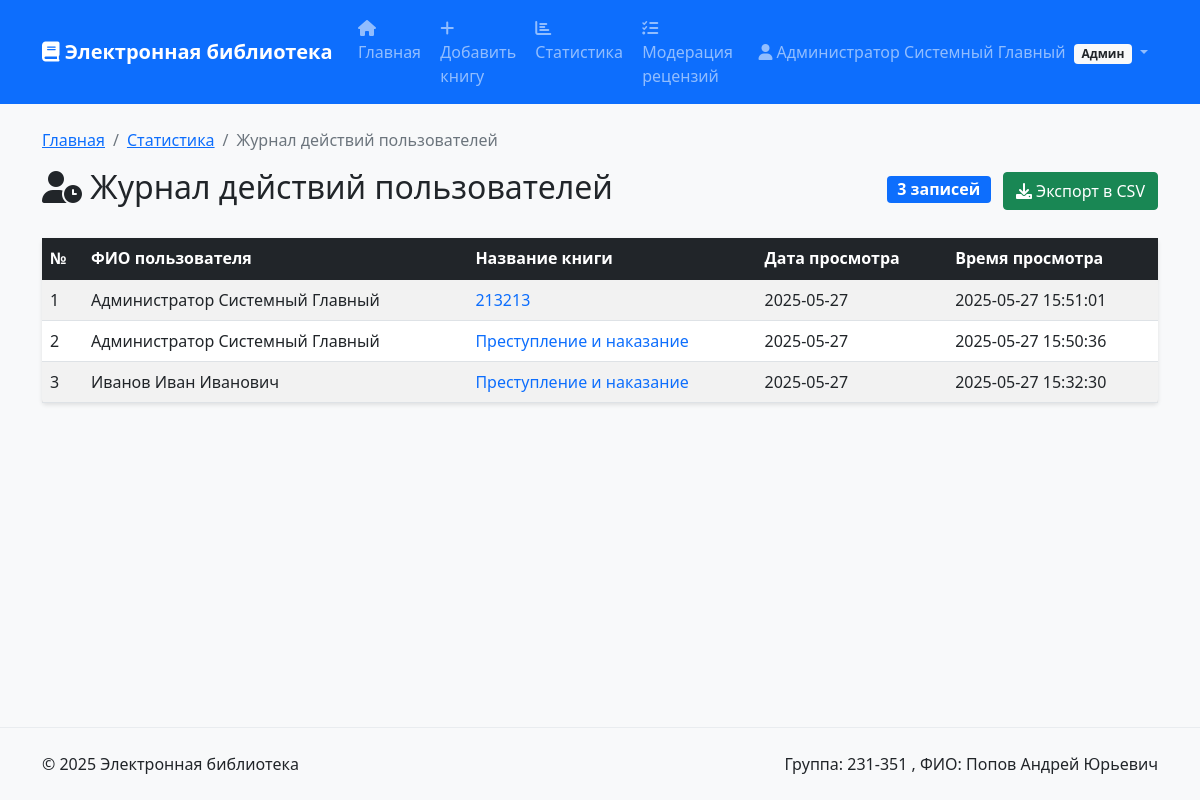
/statistics/user-actions (signed in), run on the app's committed database.
### tables this page shows
CREATE TABLE users (
            id INTEGER PRIMARY KEY AUTOINCREMENT,
            login TEXT NOT NULL UNIQUE,
            password_hash TEXT NOT NULL,
            last_name TEXT NOT NULL,
            first_name TEXT NOT NULL,
            middle_name TEXT,
            role_id INTEGER NOT NULL,
            FOREIGN KEY (role_id) REFERENCES roles(id)
        );

CREATE TABLE visit_history (
            id INTEGER PRIMARY KEY AUTOINCREMENT,
            user_id INTEGER,
            book_id INTEGER NOT NULL,
            visit_date DATE NOT NULL,
            visit_time TIMESTAMP DEFAULT CURRENT_TIMESTAMP,
            visit_count INTEGER DEFAULT 1,
            FOREIGN KEY (user_id) REFERENCES users(id),
            FOREIGN KEY (book_id) REFERENCES books(id) ON DELETE CASCADE,
            UNIQUE(user_id, book_id, visit_date)
        );

CREATE TABLE books (
            id INTEGER PRIMARY KEY AUTOINCREMENT,
            title TEXT NOT NULL,
            short_description TEXT NOT NULL,
            publication_year INTEGER NOT NULL,
            publisher TEXT NOT NULL,
            author TEXT NOT NULL,
            page_count INTEGER NOT NULL
        );

### app.py (the view)
    def decorated_function(*args, **kwargs):
        user = get_current_user()
        if not user or user['role_name'] != 'administrator':
            flash('У вас недостаточно прав для выполнения данного действия')
            return redirect(url_for('index'))
        return f(*args, **kwargs)

### app.py (called while the page is built)
def get_db():
    if 'db' not in g:
        g.db = sqlite3.connect(DATABASE)
        g.db.row_factory = sqlite3.Row
        g.db.execute('PRAGMA foreign_keys = ON')
    return g.db

@app.teardown_appcontext
def close_db_connection(error):
    close_db(error)

def get_current_user():
    if 'user_id' not in session:
        return None
    db = get_db()
    user = db.execute("""
        SELECT u.*, r.name as role_name
        FROM users u
        JOIN roles r ON u.role_id = r.id
        WHERE u.id = ?
    """, (session['user_id'],)).fetchone()
    return user

def login_required(f):
    def decorated_function(*args, **kwargs):
        if 'user_id' not in session:
            flash('Для выполнения данного действия необходимо пройти процедуру аутентификации')
            return redirect(url_for('login'))
        return f(*args, **kwargs)
    decorated_function.__name__ = f.__name__
    return decorated_function

def admin_required(f):
    def decorated_function(*args, **kwargs):
        user = get_current_user()
        if not user or user['role_name'] != 'administrator':
            flash('У вас недостаточно прав для выполнения данного действия')
            return redirect(url_for('index'))
        return f(*args, **kwargs)
    decorated_function.__name__ = f.__name__
    return decorated_function

@app.context_processor
def inject_user():
    return dict(current_user=get_current_user())

### templates/admin/user_actions.html (shortened to what this page needs)
{% extends "base.html" %}
{% block content %}
<div class="row">
    <div class="col-12">
        <nav aria-label="breadcrumb">
            <ol class="breadcrumb">
                <li class="breadcrumb-item"><a href="{{ url_for('index') }}">Главная</a></li>
                <li class="breadcrumb-item"><a href="{{ url_for('statistics') }}">Статистика</a></li>
                <li class="breadcrumb-item active">Журнал действий пользователей</li>
            </ol>
        </nav>
        <div class="d-flex justify-content-between align-items-center mb-4">
            <h2>
                <i class="fas fa-user-clock"></i> Журнал действий пользователей
            </h2>
            <div>
                <span class="badge bg-primary fs-6 me-2">{{ total_records }} записей</span>
                <a href="{{ url_for('export_user_actions_csv') }}" class="btn btn-success">
                    <i class="fas fa-download"></i> Экспорт в CSV
                </a>
            </div>
        </div>
        {% if visits %}
            <div class="card">
                <div class="table-responsive">
                    <table class="table table-striped table-hover mb-0">
                        <thead class="table-dark">
                            <tr>
                                <th>№</th>
                                <th>ФИО пользователя</th>
                                <th>Название книги</th>
                                <th>Дата просмотра</th>
                                <th>Время просмотра</th>
                            </tr>
                        </thead>
                        <tbody>
                            {% for visit in visits %}
                                <tr>
                                    <td>{{ (page - 1) * 10 + loop.index }}</td>
                                    <td>{{ visit.user_name }}</td>
                                    <td>
                                        <a href="{{ url_for('view_book', book_id=visit.book_id) }}"
                                           class="text-decoration-none">
                                            {{ visit.book_title }}
                                        </a>
                                    </td>
                                    <td>{{ visit.visit_date }}</td>
                                    <td>{{ visit.visit_time }}</td>
                                </tr>
                            {% endfor %}
                        </tbody>
                    </table>
                </div>
            </div>
        {% endif %}
    </div>
</div>
{% endblock %}

### templates/base.html (shortened to what this page needs)
<!DOCTYPE html>
<html lang="ru">
<head>
    <link href="https://cdn.jsdelivr.net/npm/bootstrap@5.1.3/dist/css/bootstrap.min.css" rel="stylesheet">
    <link href="https://cdnjs.cloudflare.com/ajax/libs/font-awesome/6.0.0/css/all.min.css" rel="stylesheet">
    <link href="https://cdnjs.cloudflare.com/ajax/libs/easymde/2.18.0/easymde.min.css" rel="stylesheet">
</head>
<body>
    <nav class="navbar navbar-expand-lg navbar-dark bg-primary">
        <div class="container">
            <a class="navbar-brand" href="{{ url_for('index') }}">
                <i class="fas fa-book"></i> Электронная библиотека
            </a>
            <div class="collapse navbar-collapse" id="navbarNav">
                <ul class="navbar-nav me-auto">
                    <li class="nav-item">
                        <a class="nav-link" href="{{ url_for('index') }}">
                            <i class="fas fa-home"></i> Главная
                        </a>
                    </li>
                    {% if current_user %}
                        {% if current_user.role_name == 'administrator' %}
                            <li class="nav-item">
                                <a class="nav-link" href="{{ url_for('add_book') }}">
                                    <i class="fas fa-plus"></i> Добавить книгу
                                </a>
                            </li>
                            <li class="nav-item">
                                <a class="nav-link" href="{{ url_for('statistics') }}">
                                    <i class="fas fa-chart-bar"></i> Статистика
                                </a>
                            </li>
                        {% endif %}
                        {% if current_user.role_name in ['administrator', 'moderator'] %}
                            <li class="nav-item">
                                <a class="nav-link" href="{{ url_for('moderate_reviews') }}">
                                    <i class="fas fa-tasks"></i> Модерация рецензий
                                </a>
                            </li>
                        {% endif %}
                    {% endif %}
                </ul>
                <ul class="navbar-nav">
                    {% if current_user %}
                        <li class="nav-item dropdown">
                            <a class="nav-link dropdown-toggle" href="#" role="button" data-bs-toggle="dropdown">
                                <i class="fas fa-user"></i>
                                {{ current_user.last_name }} {{ current_user.first_name }}
                                {% if current_user.middle_name %}{{ current_user.middle_name }}{% endif %}
                                <span class="badge bg-light text-dark ms-1">
                                    {% if current_user.role_name == 'administrator' %}Админ
                                    {% elif current_user.role_name == 'moderator' %}Модер
                                    {% else %}Польз{% endif %}
                                </span>
                            </a>
                        </li>
                    {% else %}
                        <li class="nav-item">
                            <a class="nav-link" href="{{ url_for('login') }}">
                                <i class="fas fa-sign-in-alt"></i> Войти
                            </a>
                        </li>
                    {% endif %}
                </ul>
            </div>
        </div>
    </nav>
    <main class="container mt-4">
        {% block content %}{% endblock %}
    </main>
    <footer class="bg-light mt-5 py-4">
        <div class="container">
            <div class="row">
                <div class="col-md-6">
                    <p class="mb-0">&copy; 2025 Электронная библиотека</p>
                </div>
                <div class="col-md-6 text-end">
                    <p class="mb-0">Группа: 231-351 , ФИО: Попов Андрей Юрьевич</p>
                </div>
            </div>
        </div>
    </footer>
</body>
</html>

### templates/base.html (style rules this page uses)
body { min-height: 100vh; display: flex; flex-direction: column; background-color: #f8f9fa; }
main { flex: 1; }
.card { transition: transform 0.2s ease-in-out, box-shadow 0.2s ease-in-out; border: none; box-shadow: 0 2px 4px rgba(0,0,0,0.1); }
.navbar-brand { font-weight: bold; }
.navbar-nav .nav-link { border-radius: 0.25rem; margin: 0 0.1rem; transition: background-color 0.2s ease-in-out; }
footer { margin-top: auto; border-top: 1px solid #e9ecef; }

### data on the page
users: last_name "Администратор", first_name "Системный", middle_name "Главный"
visit_history: (page-1)*10+loop.index "1", user_name "Администратор Системный Главный", book_title "213213", visit_date "2025-05-27", visit_time "2025-05-27 15:51:01"
visit_history: index "2", user_name "Администратор Системный Главный", book_title "Преступление и наказание", visit_date "2025-05-27", visit_time "2025-05-27 15:50:36"
visit_history: (page-1)*10+loop.index "3", user_name "Иванов Иван Иванович", book_title "Преступление и наказание", visit_date "2025-05-27", visit_time "2025-05-27 15:32:30"

### other printed values
{{ total_records }} "3"
